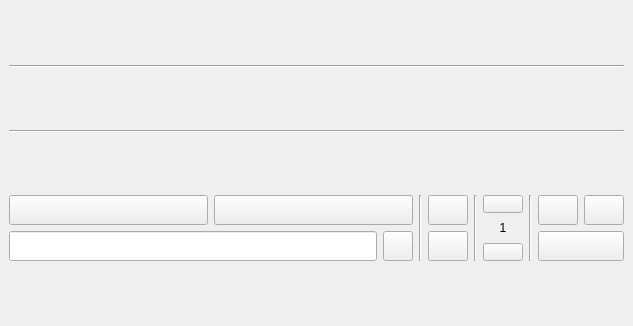
<?xml version="1.0" encoding="UTF-8"?>
<ui version="4.0">
 <class>MainWindow</class>
 <widget class="QMainWindow" name="MainWindow">
  <property name="geometry">
   <rect>
    <x>0</x>
    <y>0</y>
    <width>633</width>
    <height>326</height>
   </rect>
  </property>
  <property name="windowTitle">
   <string>MainWindow</string>
  </property>
  <widget class="QWidget" name="centralwidget">
   <layout class="QVBoxLayout" name="verticalLayout_7">
    <item>
     <layout class="QHBoxLayout" name="horizontalLayout_7">
      <item>
       <layout class="QHBoxLayout" name="horizontalLayout_6"/>
      </item>
      <item>
       <layout class="QVBoxLayout" name="verticalLayout_5">
        <item>
         <layout class="QHBoxLayout" name="up_clear"/>
        </item>
        <item>
         <layout class="QGridLayout" name="up_grid"/>
        </item>
       </layout>
      </item>
     </layout>
    </item>
    <item>
     <widget class="Line" name="grid_sep">
      <property name="orientation">
       <enum>Qt::Horizontal</enum>
      </property>
     </widget>
    </item>
    <item>
     <layout class="QHBoxLayout" name="horizontalLayout_9">
      <item>
       <layout class="QHBoxLayout" name="horizontalLayout_8"/>
      </item>
      <item>
       <layout class="QVBoxLayout" name="verticalLayout_6">
        <item>
         <layout class="QGridLayout" name="down_grid"/>
        </item>
        <item>
         <layout class="QHBoxLayout" name="down_clear"/>
        </item>
       </layout>
      </item>
     </layout>
    </item>
    <item>
     <widget class="Line" name="line_3">
      <property name="orientation">
       <enum>Qt::Horizontal</enum>
      </property>
     </widget>
    </item>
    <item>
     <layout class="QHBoxLayout" name="horizontalLayout_5">
      <item>
       <layout class="QHBoxLayout" name="horizontalLayout_4">
        <item>
         <layout class="QVBoxLayout" name="verticalLayout">
          <item>
           <layout class="QHBoxLayout" name="horizontalLayout_2">
            <item>
             <widget class="QPushButton" name="save_btn">
              <property name="minimumSize">
               <size>
                <width>0</width>
                <height>30</height>
               </size>
              </property>
              <property name="maximumSize">
               <size>
                <width>16777215</width>
                <height>30</height>
               </size>
              </property>
              <property name="text">
               <string/>
              </property>
             </widget>
            </item>
            <item>
             <widget class="QPushButton" name="load_btn">
              <property name="minimumSize">
               <size>
                <width>0</width>
                <height>30</height>
               </size>
              </property>
              <property name="maximumSize">
               <size>
                <width>16777215</width>
                <height>30</height>
               </size>
              </property>
              <property name="text">
               <string/>
              </property>
             </widget>
            </item>
           </layout>
          </item>
          <item>
           <layout class="QHBoxLayout" name="horizontalLayout">
            <item>
             <widget class="QLineEdit" name="lineEdit">
              <property name="minimumSize">
               <size>
                <width>0</width>
                <height>30</height>
               </size>
              </property>
              <property name="maximumSize">
               <size>
                <width>16777215</width>
                <height>30</height>
               </size>
              </property>
             </widget>
            </item>
            <item>
             <widget class="QPushButton" name="set_file_name_btn">
              <property name="minimumSize">
               <size>
                <width>30</width>
                <height>30</height>
               </size>
              </property>
              <property name="maximumSize">
               <size>
                <width>30</width>
                <height>30</height>
               </size>
              </property>
              <property name="text">
               <string/>
              </property>
             </widget>
            </item>
           </layout>
          </item>
         </layout>
        </item>
        <item>
         <widget class="Line" name="line">
          <property name="orientation">
           <enum>Qt::Vertical</enum>
          </property>
         </widget>
        </item>
        <item>
         <layout class="QVBoxLayout" name="verticalLayout_3">
          <item>
           <widget class="QPushButton" name="clear_btn">
            <property name="minimumSize">
             <size>
              <width>0</width>
              <height>30</height>
             </size>
            </property>
            <property name="maximumSize">
             <size>
              <width>16777215</width>
              <height>30</height>
             </size>
            </property>
            <property name="text">
             <string/>
            </property>
           </widget>
          </item>
          <item>
           <widget class="QPushButton" name="fill_btn">
            <property name="minimumSize">
             <size>
              <width>0</width>
              <height>30</height>
             </size>
            </property>
            <property name="maximumSize">
             <size>
              <width>16777215</width>
              <height>30</height>
             </size>
            </property>
            <property name="text">
             <string/>
            </property>
           </widget>
          </item>
         </layout>
        </item>
        <item>
         <widget class="Line" name="line_4">
          <property name="orientation">
           <enum>Qt::Vertical</enum>
          </property>
         </widget>
        </item>
        <item>
         <layout class="QVBoxLayout" name="verticalLayout_4">
          <item>
           <widget class="QPushButton" name="up_new_line">
            <property name="maximumSize">
             <size>
              <width>99999</width>
              <height>18</height>
             </size>
            </property>
            <property name="text">
             <string/>
            </property>
           </widget>
          </item>
          <item>
           <widget class="QLabel" name="new_line">
            <property name="maximumSize">
             <size>
              <width>16777215</width>
              <height>18</height>
             </size>
            </property>
            <property name="text">
             <string>1</string>
            </property>
            <property name="alignment">
             <set>Qt::AlignCenter</set>
            </property>
           </widget>
          </item>
          <item>
           <widget class="QPushButton" name="down_new_line">
            <property name="maximumSize">
             <size>
              <width>16777215</width>
              <height>18</height>
             </size>
            </property>
            <property name="text">
             <string/>
            </property>
           </widget>
          </item>
         </layout>
        </item>
        <item>
         <widget class="Line" name="line_2">
          <property name="orientation">
           <enum>Qt::Vertical</enum>
          </property>
         </widget>
        </item>
       </layout>
      </item>
      <item>
       <layout class="QVBoxLayout" name="verticalLayout_2">
        <item>
         <layout class="QHBoxLayout" name="horizontalLayout_3">
          <item>
           <widget class="QPushButton" name="copy_btn">
            <property name="minimumSize">
             <size>
              <width>0</width>
              <height>30</height>
             </size>
            </property>
            <property name="maximumSize">
             <size>
              <width>16777215</width>
              <height>30</height>
             </size>
            </property>
            <property name="text">
             <string/>
            </property>
           </widget>
          </item>
          <item>
           <widget class="QPushButton" name="lang_btn">
            <property name="minimumSize">
             <size>
              <width>0</width>
              <height>30</height>
             </size>
            </property>
            <property name="maximumSize">
             <size>
              <width>16777215</width>
              <height>30</height>
             </size>
            </property>
            <property name="text">
             <string/>
            </property>
           </widget>
          </item>
         </layout>
        </item>
        <item>
         <widget class="QPushButton" name="exit_btn">
          <property name="minimumSize">
           <size>
            <width>0</width>
            <height>30</height>
           </size>
          </property>
          <property name="maximumSize">
           <size>
            <width>16777215</width>
            <height>30</height>
           </size>
          </property>
          <property name="text">
           <string/>
          </property>
         </widget>
        </item>
       </layout>
      </item>
     </layout>
    </item>
   </layout>
  </widget>
 </widget>
 <resources/>
 <connections/>
</ui>
